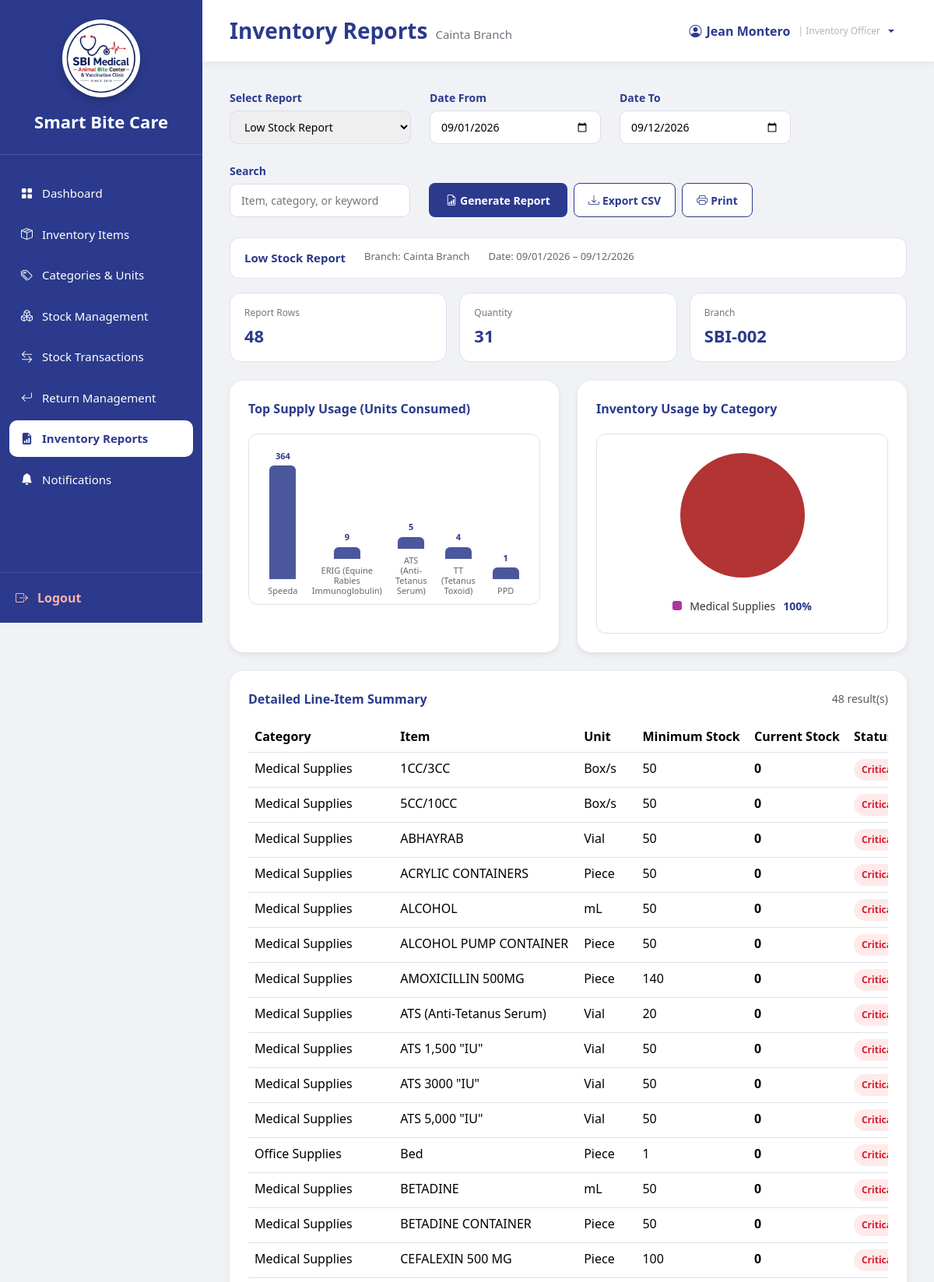
The app's page /InventoryOfficer_Reports.php (signed in, upper part) with its own data.
### tables this page shows
CREATE TABLE `users` (
  `user_id` int(11) NOT NULL,
  `branch_id` varchar(10) DEFAULT NULL,
  `role_id` int(11) NOT NULL,
  `username` varchar(100) NOT NULL,
  `email` varchar(255) NOT NULL,
  `password` varchar(255) NOT NULL,
  `status` enum('Active','Inactive') DEFAULT 'Active',
  `created_at` timestamp NOT NULL DEFAULT current_timestamp(),
  `last_login` datetime DEFAULT NULL
);

CREATE TABLE `branches` (
  `branch_id` varchar(10) NOT NULL,
  `branch_name` varchar(150) NOT NULL,
  `branch_address` text DEFAULT NULL,
  `contact_number` varchar(30) DEFAULT NULL,
  `email` varchar(150) DEFAULT NULL,
  `status` enum('Active','Inactive') DEFAULT 'Active',
  `created_at` timestamp NOT NULL DEFAULT current_timestamp()
);

CREATE TABLE `inventory_items` (
  `item_id` int(11) NOT NULL,
  `category_id` int(11) NOT NULL,
  `unit_id` int(11) NOT NULL,
  `item_name` varchar(255) NOT NULL,
  `minimum_stock` int(11) DEFAULT 0,
  `description` text DEFAULT NULL,
  `is_forecastable` tinyint(1) NOT NULL DEFAULT 0,
  `is_consumable` tinyint(1) NOT NULL DEFAULT 1,
  `base_unit_label` varchar(30) DEFAULT NULL,
  `display_unit_label` varchar(30) DEFAULT NULL,
  `conversion_to_base` decimal(12,4) NOT NULL DEFAULT 1.0000
);

CREATE TABLE `inventory_categories` (
  `category_id` int(11) NOT NULL,
  `category_name` varchar(150) NOT NULL,
  `monitoring_frequency` enum('Daily','Weekly','Monthly') DEFAULT NULL
);

CREATE TABLE `units` (
  `unit_id` int(11) NOT NULL,
  `unit_name` varchar(100) NOT NULL
);

### InventoryOfficer_Reports.php (the view, shortened to what the rows shown need)
<?php
require_once 'sources/db_connect.php';
$user_id = (int)$_SESSION['user_id'];
function h($value): string
{
    return htmlspecialchars((string)$value, ENT_QUOTES, 'UTF-8');
}
function moneylessNumber($value): string
{
    return number_format((float)$value, 0);
}
function reportLabel(string $type): string
{
    $labels = [
        'low_stock'       => 'Low Stock Report',
        'expiring_stock'  => 'Expiring Stock Report',
        'stock_usage'     => 'Stock Usage Report',
        'transactions'    => 'Stock Transaction Summary',
        'shortage'        => 'Shortage Prediction Report'
    ];
    return $labels[$type] ?? $labels['low_stock'];
}
$userQuery = "
    SELECT u.branch_id, u.username, b.branch_name
    FROM users u
    LEFT JOIN branches b ON u.branch_id = b.branch_id
    WHERE u.user_id = ?
      AND u.status = 'Active'
    LIMIT 1
";
$userStmt = $conn->prepare($userQuery);
$userStmt->bind_param('i', $user_id);
if (!$userStmt->execute()) {
    $userStmt->close();
    http_response_code(500);
    die('Database error: Unable to retrieve user information.');
}
$userResult = $userStmt->get_result();
$userData = $userResult->fetch_assoc();
$branch_id = $userData['branch_id'];
$username = $userData['username'] ?: 'Inventory Officer';
$branch_name = $userData['branch_name'] ?: 'No Branch Assigned';
$report_type = $_POST['report_type'] ?? $_GET['report_type'] ?? 'low_stock';
$today = date('Y-m-d');
$firstDayOfMonth = date('Y-m-01');
$date_from = trim($_POST['date_from'] ?? $_GET['date_from'] ?? $firstDayOfMonth);
$date_to   = trim($_POST['date_to'] ?? $_GET['date_to'] ?? $today);
$search    = trim($_POST['search'] ?? $_GET['search'] ?? '');
function fetchReportRows(
    mysqli $conn,
    string $reportType,
    string $branchId,
    string $dateFrom,
    string $dateTo,
    string $search
): array {
    $rows = [];
    switch ($reportType) {
        case 'low_stock':
            $sql = "
                SELECT
                    i.item_id,
                    i.item_name,
                    c.category_name,
                    u.unit_name,
                    i.minimum_stock,
                    COALESCE(SUM(s.quantity_available), 0) AS current_stock,
                    COALESCE(SUM(
                        CASE
                            WHEN s.quantity_available > 0 THEN s.quantity_available
                            ELSE 0
                        END
                    ), 0) AS positive_stock
                FROM inventory_items i
                INNER JOIN inventory_categories c
                    ON c.category_id = i.category_id
                INNER JOIN units u
                    ON u.unit_id = i.unit_id
                LEFT JOIN inventory_stocks s
                    ON s.item_id = i.item_id
                   AND s.branch_id = ?
                WHERE (
                    ? = ''
                    OR i.item_name LIKE CONCAT('%', ?, '%')
                    OR c.category_name LIKE CONCAT('%', ?, '%')
                )
                GROUP BY
                    i.item_id,
                    i.item_name,
                    c.category_name,
                    u.unit_name,
                    i.minimum_stock
                HAVING current_stock <= i.minimum_stock
                ORDER BY current_stock ASC, i.item_name ASC
            ";
            $stmt = $conn->prepare($sql);
            $stmt->bind_param(
                'ssss',
                $branchId,
                $search,
                $search,
                $search
            );
            break;
    }
    if (!$stmt->execute()) {
        $error = $stmt->error;
        $stmt->close();
        throw new RuntimeException('Report query failed: ' . $error);
    }
    $result = $stmt->get_result();
    while ($row = $result->fetch_assoc()) {
        $rows[] = $row;
    }
    return $rows;
}
$reportRows = [];
try {
    $reportRows = fetchReportRows(
        $conn,
        $report_type,
        (string)$branch_id,
        $date_from,
        $date_to,
        $search
    );
} catch (Throwable $e) {
    $reportError = $e->getMessage();
}
$barData = [];
try {
    $usageChartSql = "
        SELECT
            i.item_name AS label,
            COALESCE(SUM(h.quantity_used), 0) AS value
        FROM inventory_usage_history h
        INNER JOIN inventory_items i
            ON i.item_id = h.item_id
        WHERE h.branch_id = ?
          AND h.usage_date BETWEEN ? AND ?
        GROUP BY i.item_id, i.item_name
        HAVING value > 0
        ORDER BY value DESC, i.item_name ASC
        LIMIT 6
    ";
    $chartStmt = $conn->prepare($usageChartSql);
    if ($chartStmt) {
        $chartStmt->bind_param('sss', $branch_id, $date_from, $date_to);
        if ($chartStmt->execute()) {
            $chartResult = $chartStmt->get_result();
            while ($row = $chartResult->fetch_assoc()) {
                $barData[] = [
                    'label' => $row['label'],
                    'value' => (int)$row['value']
                ];
            }
        }
    }
} catch (Throwable $e) {
}
$summary = [
    'rows' => count($reportRows),
    'quantity' => 0,
    'patients' => 0,
    'transactions' => 0
];
foreach ($reportRows as $row) {
    if ($report_type === 'stock_usage') {
        $summary['quantity'] += (int)$row['quantity_used'];
        $summary['patients'] += (int)$row['patient_count'];
    } elseif ($report_type === 'transactions') {
        $summary['quantity'] += (int)$row['quantity'];
        $summary['transactions']++;
    } elseif ($report_type === 'low_stock') {
        $summary['quantity'] += (int)$row['current_stock'];
    } elseif ($report_type === 'expiring_stock') {
        $summary['quantity'] += (int)$row['quantity_available'];
    } elseif ($report_type === 'shortage') {
        $summary['quantity'] += (int)$row['recommended_reorder'];
    }
}
$maxBarValue = 1;
foreach ($barData as $bar) {
    $maxBarValue = max($maxBarValue, (int)$bar['value']);
}
?>
<!DOCTYPE html>
<html lang="en">
<head>
<link href="https://cdn.jsdelivr.net/npm/bootstrap@5.3.3/dist/css/bootstrap.min.css" rel="stylesheet">
<link rel="stylesheet"
href="https://cdn.jsdelivr.net/npm/bootstrap-icons@1.11.3/font/bootstrap-icons.min.css">
<link rel="stylesheet" href="sidebar.css">
</head>
<body>
<div class="main">
 <div class="topbar">
        <h3>Inventory Reports<small><?php echo htmlspecialchars($branch_name); ?></small></h3>
       <div class="dropdown">
            <button class="profile dropdown-toggle border-0 bg-transparent px-3 py-2 rounded-3"
                    type="button" id="inventoryOfficerProfileMenu"
                    data-bs-toggle="dropdown" aria-expanded="false">
                <i class="bi bi-person-circle"></i>
                <span><?php echo h($username); ?></span>
                <span class="role-label">| Inventory Officer</span>
            </button>
        </div>
</div>
<div class="page-body">
<div class="report-meta">
<strong><?php echo h(reportLabel($report_type)); ?></strong>
<span>Branch: <?php echo h($branch_name); ?></span>
<span>Date: <?php echo h(date('m/d/Y', strtotime($date_from))); ?> – <?php echo h(date('m/d/Y', strtotime($date_to))); ?></span>
</div>
<div class="summary-cards">
<?php if ($report_type === 'stock_usage'): ?>
<div class="summary-card"><span>Patients</span><strong><?php echo moneylessNumber($summary['patients']); ?></strong></div>
<?php elseif ($report_type === 'transactions'): ?>
<div class="summary-card"><span>Transactions</span><strong><?php echo moneylessNumber($summary['transactions']); ?></strong></div>
<?php elseif ($report_type === 'shortage'): ?>
<div class="summary-card"><span>Recommended Reorder</span><strong><?php echo moneylessNumber($summary['quantity']); ?></strong></div>
<?php else: ?>
<div class="summary-card"><span>Branch</span><strong><?php echo h($branch_id); ?></strong></div>
<?php endif; ?>
</div>
<div class="row g-4">
<div class="col-lg-6">
<div class="large-card">
<div class="bar-chart">
<?php if (!empty($barData)): ?>
<?php foreach ($barData as $bar): ?>
<div class="bar-col">
<div class="bar-value"><?php echo (int)$bar['value']; ?></div>
<div class="bar" style="height:<?php echo max(8, round(((int)$bar['value'] / $maxBarValue) * 100)); ?>%;"></div>
<div class="bar-label"><?php echo h($bar['label']); ?></div>
</div>
<?php endforeach; ?>
<?php endif; ?>
</div>
</div>
</div>
<div class="col-12">
<div class="large-card">
<div class="table-wrap report-table-wrap">
<table class="table data-table">
<thead>
<?php if ($report_type === 'low_stock'): ?>
<tr><th>Category</th><th>Item</th><th>Unit</th><th>Minimum Stock</th><th>Current Stock</th><th>Status</th></tr>
<?php elseif ($report_type === 'expiring_stock'): ?>
<tr><th>Item</th><th>Category</th><th>Batch / Lot No.</th><th>Unit</th><th>Stock</th><th>Manufacturing Date</th><th>Expiration Date</th><th>Days Remaining</th><th>Status</th></tr>
<?php elseif ($report_type === 'stock_usage'): ?>
<tr><th>Usage Date</th><th>Item</th><th>Category</th><th>Unit</th><th>Qty Used</th><th>Patients</th><th>Stock Received</th></tr>
<?php elseif ($report_type === 'transactions'): ?>
<tr><th>Trx No.</th><th>Type</th><th>Item</th><th>Unit</th><th>Qty</th><th>Date</th><th>By</th><th>Remarks</th></tr>
<?php elseif ($report_type === 'shortage'): ?>
<tr><th>Date</th><th>Item</th><th>Category</th><th>Unit</th><th>Probability</th><th>Status</th><th>Recommended Reorder</th><th>Predicted Consumption</th><th>Forecast Days</th><th>Generated By</th></tr>
<?php endif; ?>
</thead>
<tbody>
<?php if (empty($reportRows)): ?>
<tr><td colspan="12" class="text-center text-muted py-4">No records found for the selected filters.</td></tr>
<?php else: ?>
<?php foreach ($reportRows as $row): ?>
<?php if ($report_type === 'low_stock'): ?>
<tr>
<td><?php echo h($row['category_name']); ?></td>
<td><?php echo h($row['item_name']); ?></td>
<td><?php echo h($row['unit_name']); ?></td>
<td><?php echo moneylessNumber($row['minimum_stock']); ?></td>
<td><strong><?php echo moneylessNumber($row['current_stock']); ?></strong></td>
<td><span class="report-status <?php echo (int)$row['current_stock'] <= 0 ? 'status-critical' : 'status-warning'; ?>"><?php echo (int)$row['current_stock'] <= 0 ? 'Critical' : 'Low'; ?></span></td>
</tr>
<?php endif; ?>
<?php endforeach; ?>
<?php endif; ?>
</tbody>
</table>
</div>
</div>
</div>
</div>
</div>
</div>
</body>
</html>

### records on screen
users: branch.branch_name "Cainta Branch", username "Jean Montero", branch "SBI-002"
inventory_items: item_id "4", item_name "TT (Tetanus Toxoid)"
inventory_items: category.category_name "Medical Supplies", item_name "1CC/3CC", unit.unit_name "Box/s", minimum_stock "50", current_stock "0", shows "Critical"
inventory_items: category.category_name "Medical Supplies", item_name "5CC/10CC", unit.unit_name "Box/s", minimum_stock "50", current_stock "0", shows "Critical"
inventory_items: category.category_name "Medical Supplies", item_name "ABHAYRAB", unit.unit_name "Vial", minimum_stock "50", current_stock "0", shows "Critical"
inventory_items: category.category_name "Medical Supplies", item_name "ACRYLIC CONTAINERS", unit.unit_name "Piece", minimum_stock "50", current_stock "0", shows "Critical"
inventory_items: category.category_name "Medical Supplies", item_name "ALCOHOL", unit.unit_name "mL", minimum_stock "50", current_stock "0", shows "Critical"
inventory_items: category.category_name "Medical Supplies", item_name "ALCOHOL PUMP CONTAINER", unit.unit_name "Piece", minimum_stock "50", current_stock "0", shows "Critical"
inventory_items: category.category_name "Medical Supplies", item_name "AMOXICILLIN 500MG", unit.unit_name "Piece", minimum_stock "140", current_stock "0", shows "Critical"
inventory_items: category.category_name "Medical Supplies", item_name "ATS (Anti-Tetanus Serum)", unit.unit_name "Vial", minimum_stock "20", current_stock "0", shows "Critical"
inventory_items: category.category_name "Medical Supplies", item_name "ATS 1,500 \"IU\"", unit.unit_name "Vial", minimum_stock "50", current_stock "0", shows "Critical"
inventory_items: category.category_name "Medical Supplies", item_name "ATS 3000 \"IU\"", unit.unit_name "Vial", minimum_stock "50", current_stock "0", shows "Critical"
inventory_items: category.category_name "Medical Supplies", item_name "ATS 5,000 \"IU\"", unit.unit_name "Vial", minimum_stock "50", current_stock "0", shows "Critical"
inventory_items: category.category_name "Office Supplies", item_name "Bed", unit.unit_name "Piece", minimum_stock "1", current_stock "0", shows "Critical"
inventory_items: category.category_name "Medical Supplies", item_name "BETADINE", unit.unit_name "mL", minimum_stock "50", current_stock "0", shows "Critical"
inventory_items: category.category_name "Medical Supplies", item_name "BETADINE CONTAINER", unit.unit_name "Piece", minimum_stock "50", current_stock "0", shows "Critical"
inventory_items: category.category_name "Medical Supplies", item_name "CEFALEXIN 500 MG", unit.unit_name "Piece", minimum_stock "100", current_stock "0", shows "Critical"

### other values on screen
reportLabel($report_type) "Low Stock Report"
date('m/d/Y', strtotime($date_from)) "09/01/2026"
date('m/d/Y', strtotime($date_to)) "09/12/2026"
moneylessNumber($summary['rows']) "48"
moneylessNumber($summary['quantity']) "31"
$bar['value'] "364"
$bar['label'] "Speeda"
$bar['value'] "9"
$bar['label'] "ERIG (Equine Rabies Immunoglobulin)"
$bar['value'] "5"
$bar['label'] "ATS (Anti-Tetanus Serum)"
$bar['value'] "1"
$bar['label'] "PPD"
$slice['label'] "Medical Supplies"
$slice['percent'] "100"
